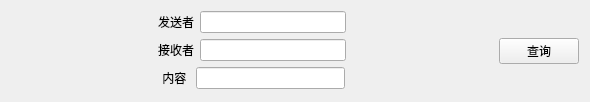
<?xml version="1.0" encoding="UTF-8"?>
<ui version="4.0">
 <class>infomation</class>
 <widget class="QWidget" name="infomation">
  <property name="geometry">
   <rect>
    <x>0</x>
    <y>0</y>
    <width>590</width>
    <height>102</height>
   </rect>
  </property>
  <property name="windowTitle">
   <string>Form</string>
  </property>
  <layout class="QHBoxLayout" name="horizontalLayout_5">
   <item>
    <layout class="QHBoxLayout" name="horizontalLayout_4">
     <item>
      <layout class="QVBoxLayout" name="verticalLayout">
       <item>
        <layout class="QHBoxLayout" name="horizontalLayout">
         <item>
          <spacer name="horizontalSpacer">
           <property name="orientation">
            <enum>Qt::Horizontal</enum>
           </property>
           <property name="sizeHint" stdset="0">
            <size>
             <width>40</width>
             <height>20</height>
            </size>
           </property>
          </spacer>
         </item>
         <item>
          <widget class="QLabel" name="label">
           <property name="text">
            <string>发送者</string>
           </property>
          </widget>
         </item>
         <item>
          <widget class="QLineEdit" name="lineEdit"/>
         </item>
         <item>
          <spacer name="horizontalSpacer_4">
           <property name="orientation">
            <enum>Qt::Horizontal</enum>
           </property>
           <property name="sizeHint" stdset="0">
            <size>
             <width>40</width>
             <height>20</height>
            </size>
           </property>
          </spacer>
         </item>
        </layout>
       </item>
       <item>
        <layout class="QHBoxLayout" name="horizontalLayout_2">
         <item>
          <spacer name="horizontalSpacer_2">
           <property name="orientation">
            <enum>Qt::Horizontal</enum>
           </property>
           <property name="sizeHint" stdset="0">
            <size>
             <width>40</width>
             <height>20</height>
            </size>
           </property>
          </spacer>
         </item>
         <item>
          <widget class="QLabel" name="label_2">
           <property name="text">
            <string>接收者</string>
           </property>
          </widget>
         </item>
         <item>
          <widget class="QLineEdit" name="lineEdit_2"/>
         </item>
         <item>
          <spacer name="horizontalSpacer_5">
           <property name="orientation">
            <enum>Qt::Horizontal</enum>
           </property>
           <property name="sizeHint" stdset="0">
            <size>
             <width>40</width>
             <height>20</height>
            </size>
           </property>
          </spacer>
         </item>
        </layout>
       </item>
       <item>
        <layout class="QHBoxLayout" name="horizontalLayout_3">
         <item>
          <spacer name="horizontalSpacer_3">
           <property name="orientation">
            <enum>Qt::Horizontal</enum>
           </property>
           <property name="sizeHint" stdset="0">
            <size>
             <width>40</width>
             <height>20</height>
            </size>
           </property>
          </spacer>
         </item>
         <item>
          <widget class="QLabel" name="label_3">
           <property name="text">
            <string> 内容 </string>
           </property>
          </widget>
         </item>
         <item>
          <widget class="QLineEdit" name="lineEdit_3"/>
         </item>
         <item>
          <spacer name="horizontalSpacer_6">
           <property name="orientation">
            <enum>Qt::Horizontal</enum>
           </property>
           <property name="sizeHint" stdset="0">
            <size>
             <width>40</width>
             <height>20</height>
            </size>
           </property>
          </spacer>
         </item>
        </layout>
       </item>
      </layout>
     </item>
     <item>
      <widget class="QPushButton" name="pushButton">
       <property name="text">
        <string>查询</string>
       </property>
      </widget>
     </item>
    </layout>
   </item>
  </layout>
 </widget>
 <resources/>
 <connections/>
</ui>
